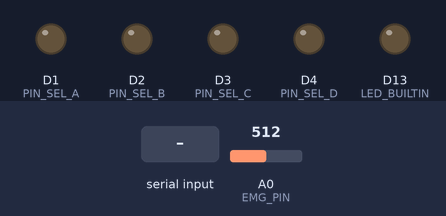
This sketch was run on a simulated Arduino Nano 33 IoT. Parts: output pins drawn as LEDs (lit = HIGH). The test bench sets the inputs (shaded band); at power-on: A0 (EMG_PIN) = 512. Nothing arrives over Bluetooth unless stated; what the sketch prints to the serial monitor is not drawn.

Above: at 1.2 s.
1.3 s: "A\n" received over Serial
At 2.3 s:
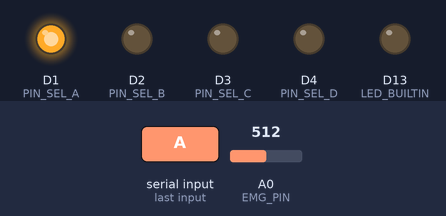
2.8 s: "B\n" received over Serial
At 3.4 s:
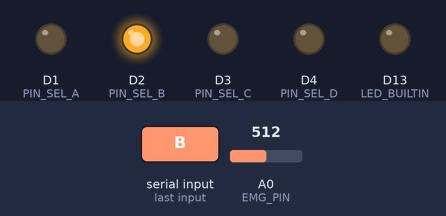
4.3 s: "C\n" received over Serial
At 5.5 s:
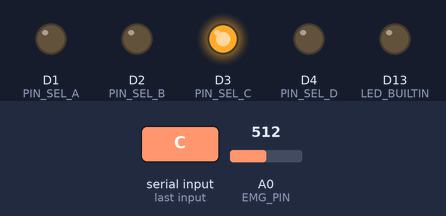
5.8 s: "D\n" received over Serial
At 6.9 s:
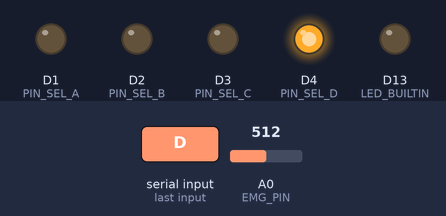
7.3 s: "d\n" received over Serial
At 8.0 s:
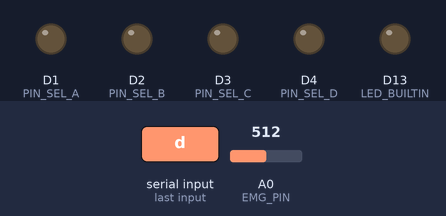
Timing chart, 0 to 9.8 s (numbered marks = the images above; inputs shaded):
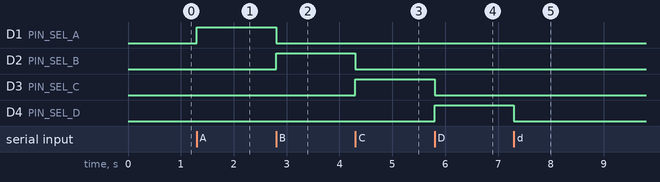

Measured:
- after the input at 1.3 s, D1 (PIN_SEL_A): LOW → HIGH at once
- after the input at 2.8 s, D1 (PIN_SEL_A): HIGH → LOW at once; D2 (PIN_SEL_B): LOW → HIGH at once
- after the input at 4.3 s, D2 (PIN_SEL_B): HIGH → LOW at once; D3 (PIN_SEL_C): LOW → HIGH at once
- after the input at 5.8 s, D3 (PIN_SEL_C): HIGH → LOW at once; D4 (PIN_SEL_D): LOW → HIGH at once
- after the input at 7.3 s, D4 (PIN_SEL_D): HIGH → LOW at once

The sketch:

biogen_ems.ino
```cpp
/*
 * bioGen-EMS 2.0 — Seeed XIAO nRF52840
 * Auto-Paizo compatible EMS channel control + EMG telemetry
 */

#include <ArduinoBLE.h>
#include "config.h"

BLEService biogenService(BIOGEN_SERVICE_UUID);
BLEByteCharacteristic cmdCharacteristic(BIOGEN_CMD_CHAR_UUID, BLEWrite | BLERead);
BLEIntCharacteristic emgCharacteristic(BIOGEN_EMG_CHAR_UUID, BLENotify);

const int selPins[4] = {PIN_SEL_A, PIN_SEL_B, PIN_SEL_C, PIN_SEL_D};
int activeChannel = 0;  // 0 = none, 1-4 = demux channel

// EMG smoothing state
int emgMax = 300;
int emgMin = 100;
int emgLevel = 0;
int emgHistory[6];
int smoothHistory[6];
uint8_t historyLen = 0;
unsigned long lastEmgMs = 0;

int readEmgAveraged() {
  long sum = 0;
  for (int i = 0; i < 32; i++) {
    sum += analogRead(EMG_PIN);
  }
  int val = (int)(sum >> 5);
  if (val > emgMax) emgMax = val;
  if (val < emgMin) emgMin = val;
  return val;
}

bool isMonotonic(int* arr, int len) {
  if (len < 2) return true;
  bool inc = true, dec = true;
  for (int i = 1; i < len; i++) {
    if (arr[i] < arr[i - 1]) inc = false;
    if (arr[i] > arr[i - 1]) dec = false;
  }
  return inc || dec;
}

int smoothness(int* arr, int len) {
  if (len < 5) return 0;
  int hi = arr[0], lo = arr[0];
  for (int i = 1; i < len; i++) {
    if (arr[i] > hi) hi = arr[i];
    if (arr[i] < lo) lo = arr[i];
  }
  if (isMonotonic(arr, len)) return 0;
  return hi - lo;
}

int average(int* arr, int len) {
  if (len == 0) return 0;
  long sum = 0;
  for (int i = 0; i < len; i++) sum += arr[i];
  return (int)(sum / len);
}

void shiftPush(int* arr, int len, int value) {
  for (int i = 0; i < len - 1; i++) {
    arr[i] = arr[i + 1];
  }
  arr[len - 1] = value;
}

void applyChannel(int channel) {
  for (int i = 0; i < 4; i++) {
    digitalWrite(selPins[i], (channel == i + 1) ? HIGH : LOW);
  }
  activeChannel = channel;
}

void resetAllChannels() {
  applyChannel(0);
}

void handleCommand(char c) {
  switch (c) {
    case 'A': applyChannel(1); break;
    case 'a': if (activeChannel == 1) resetAllChannels(); break;
    case 'B': applyChannel(2); break;
    case 'b': if (activeChannel == 2) resetAllChannels(); break;
    case 'C': applyChannel(3); break;
    case 'c': if (activeChannel == 3) resetAllChannels(); break;
    case 'D': applyChannel(4); break;
    case 'd': if (activeChannel == 4) resetAllChannels(); break;
    case 'E':
    case 'e':
      resetAllChannels();
      break;
    case 'r':
    case 'R':
      resetAllChannels();
      break;
    default:
      break;
  }
}

void onCmdWritten(BLEDevice central, BLECharacteristic characteristic) {
  if (cmdCharacteristic.written()) {
    uint8_t value = cmdCharacteristic.value();
    handleCommand((char)value);
  }
}

void updateEmg() {
  unsigned long now = millis();
  if (now - lastEmgMs < EMG_SAMPLE_INTERVAL_MS) return;
  lastEmgMs = now;

  int raw = readEmgAveraged();
  if (historyLen < 6) {
    emgHistory[historyLen] = raw;
    smoothHistory[historyLen] = 0;
    historyLen++;
    return;
  }
  shiftPush(emgHistory, 6, raw);
  int s = smoothness(emgHistory, 5);
  shiftPush(smoothHistory, 6, s);
  int target = average(smoothHistory, 5) * 100;
  emgLevel += (int)((target - emgLevel) * 0.1f);

  emgCharacteristic.writeValue(emgLevel);

#if EMG_DEBUG_SERIAL
  Serial.print(raw);
  Serial.print(',');
  Serial.print(target);
  Serial.print(',');
  Serial.println(emgLevel);
#endif
}

void setup() {
  for (int i = 0; i < 4; i++) {
    pinMode(selPins[i], OUTPUT);
    digitalWrite(selPins[i], LOW);
  }
  pinMode(LED_BUILTIN, OUTPUT);

  Serial.begin(SERIAL_BAUD);
  while (!Serial && millis() < 3000) {
    ;  // wait for USB serial (timeout for battery use)
  }

  if (!BLE.begin()) {
    Serial.println("BLE init failed");
    while (1) {
      digitalWrite(LED_BUILTIN, !digitalRead(LED_BUILTIN));
      delay(200);
    }
  }

  BLE.setLocalName(BLE_DEVICE_NAME);
  BLE.setDeviceName(BLE_DEVICE_NAME);
  biogenService.addCharacteristic(cmdCharacteristic);
  biogenService.addCharacteristic(emgCharacteristic);
  BLE.addService(biogenService);
  cmdCharacteristic.setEventHandler(BLEWritten, onCmdWritten);
  emgCharacteristic.writeValue(0);

  BLE.advertise();
  Serial.println("bioGen-EMS ready");
}

void loop() {
  BLE.poll();

  while (Serial.available()) {
    char c = Serial.read();
    if (c == '\n' || c == '\r') continue;
    handleCommand(c);
  }

  updateEmg();
}
```

config.h
```cpp
#ifndef BIOGEN_CONFIG_H
#define BIOGEN_CONFIG_H

// Demux select lines (channels 1-4)
#define PIN_SEL_A 1
#define PIN_SEL_B 2
#define PIN_SEL_C 3
#define PIN_SEL_D 4

#define EMG_PIN A0

#define SERIAL_BAUD 115200
#define EMG_SAMPLE_INTERVAL_MS 10

// Set to 1 to print EMG CSV on Serial for bench testing
#define EMG_DEBUG_SERIAL 0

// BLE device name
#define BLE_DEVICE_NAME "BioGen-EMS"

// Auto-Paizo compatible UUIDs
#define BIOGEN_SERVICE_UUID "19B10000-E8F2-537E-4F6C-D104768A1214"
#define BIOGEN_CMD_CHAR_UUID "19B10001-E8F2-537E-4F6C-D104768A1214"
#define BIOGEN_EMG_CHAR_UUID "19B10002-E8F2-537E-4F6C-D104768A1214"

#endif
```
